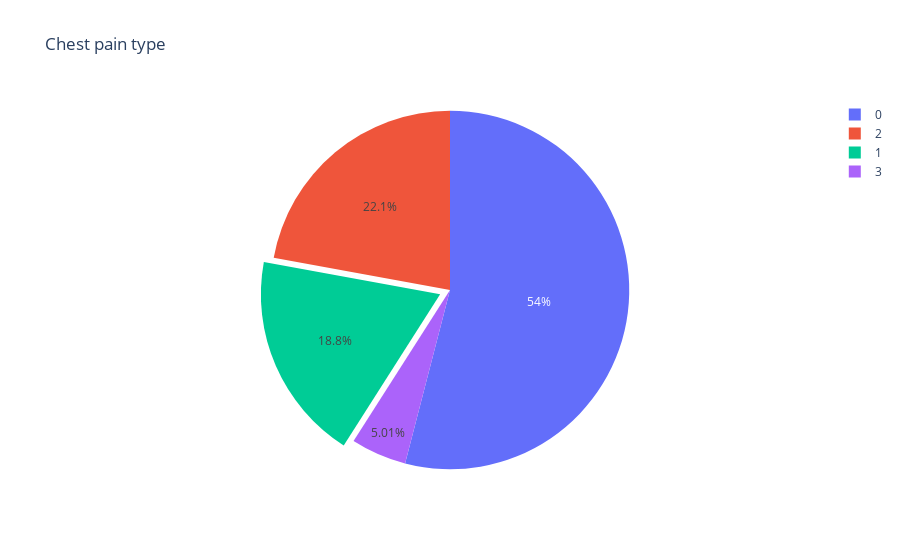

Notebook source saved alongside this figure:
### Code cell
import plotly.graph_objects as go

labels = [x for x in heart.ChestPainType.value_counts().index]
values = heart.ChestPainType.value_counts()

fig = go.Figure(data=[go.Pie(labels=labels, values=values, pull=[0, 0, 0.06, 0])])

fig.update_layout(
    title_text="Chest pain type")
    
fig.show()

### Figure 1 — Plotly figure (JSON) as saved in the notebook; plotly's stock layout.template omitted (floating-point values rounded to 4 significant figures)
{"data": [{"labels": [0, 2, 1, 3], "pull": [0, 0, 0.06, 0], "type": "pie", "values": [496, 203, 173, 46]}], "layout": {"title": {"text": "Chest pain type"}}}
